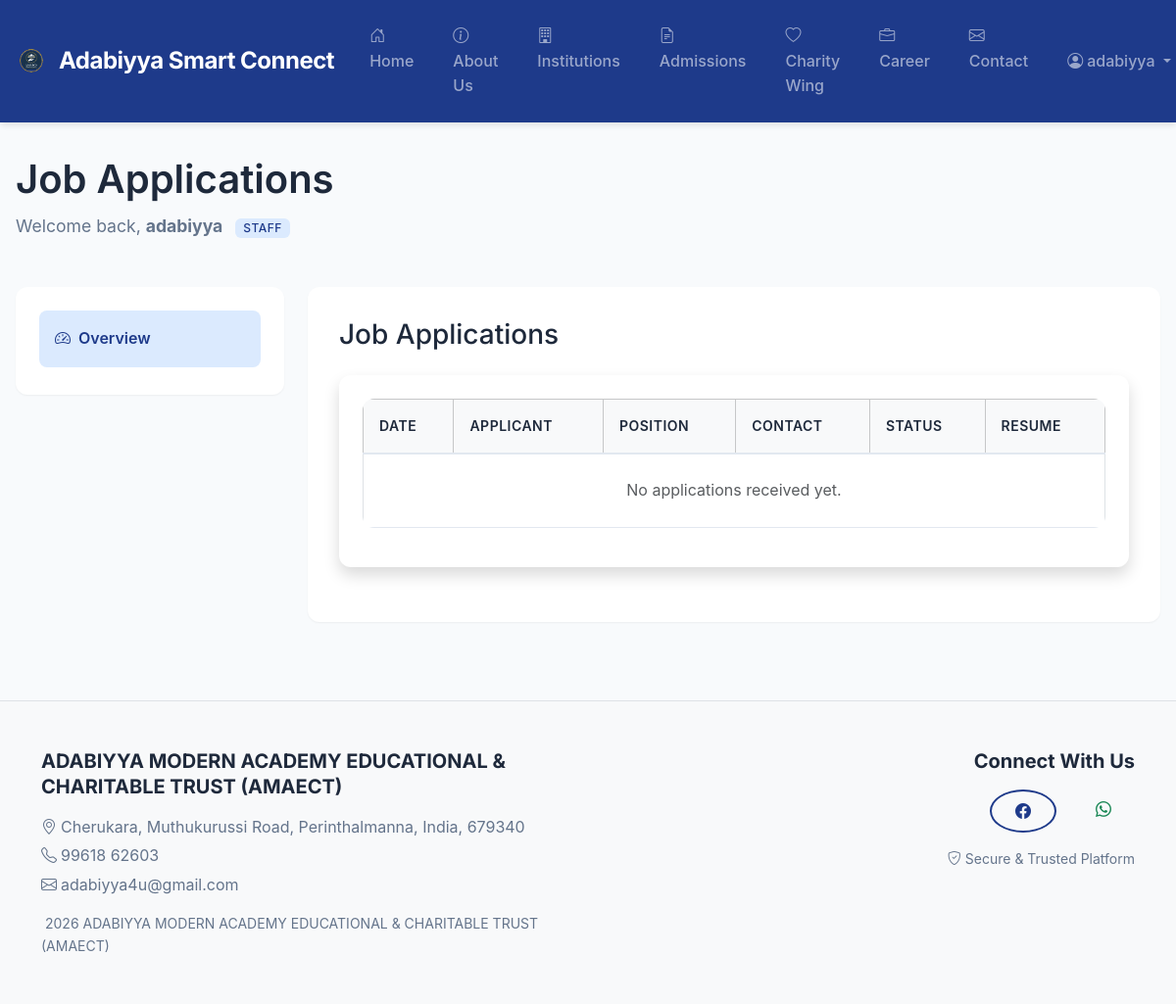
/dashboard/admin/applications/ (signed in), run on an earlier commit of the app's database.
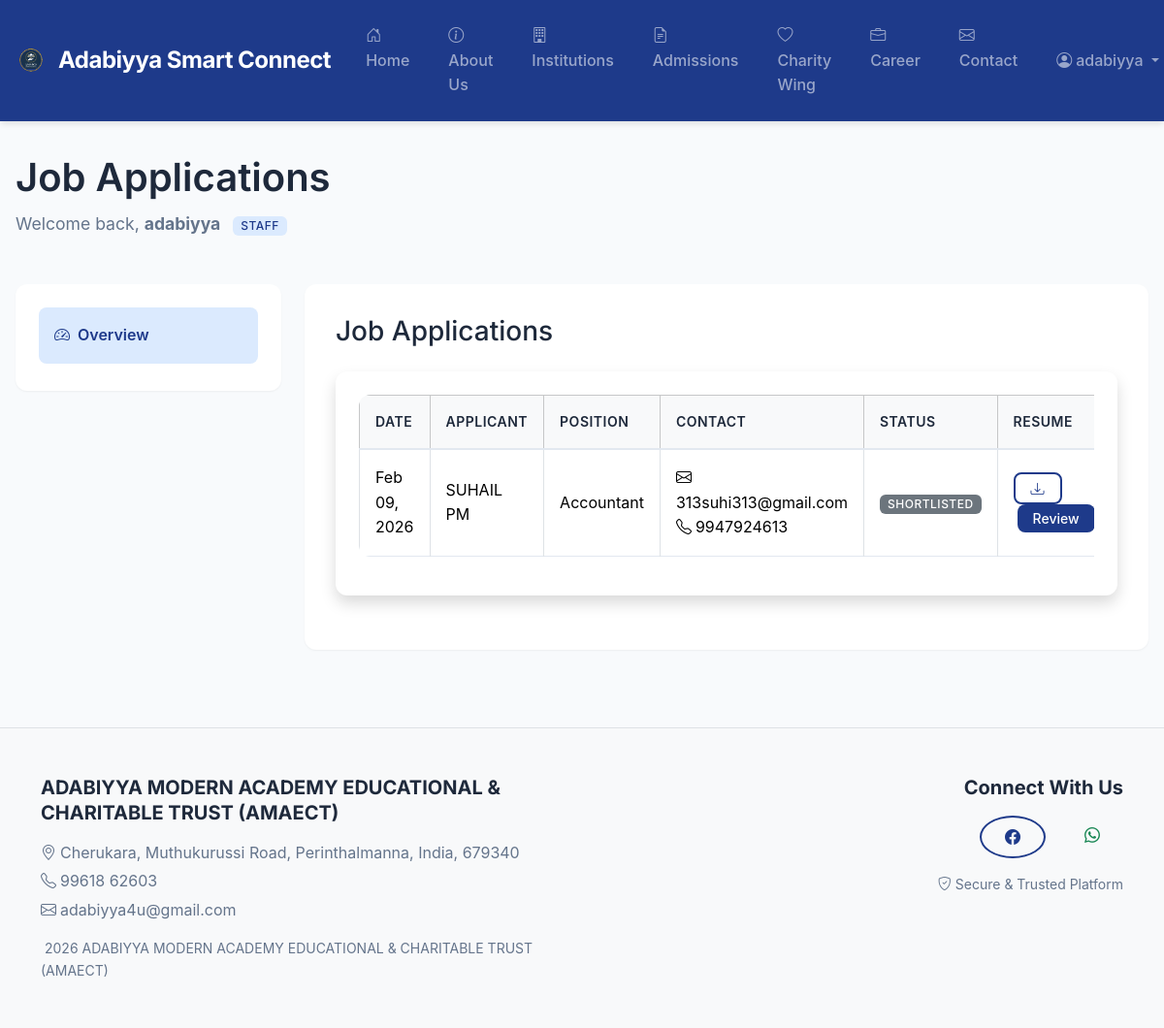
And on a later commit of the database.
### core/models.py (models this page shows, shortened)
class JobApplication(models.Model):
    STATUS_PENDING = 'PENDING'
    STATUS_REVIEWED = 'REVIEWED'
    STATUS_SHORTLISTED = 'SHORTLISTED'
    STATUS_REJECTED = 'REJECTED'
    STATUS_CHOICES = [
        (STATUS_PENDING, 'Pending Review'),
        (STATUS_REVIEWED, 'Reviewed'),
        (STATUS_SHORTLISTED, 'Shortlisted'),
        (STATUS_REJECTED, 'Rejected'),
    ]
    job = models.ForeignKey(JobOpening, on_delete=models.CASCADE, related_name='applications')
    full_name = models.CharField(max_length=255)
    email = models.EmailField()
    phone = models.CharField(max_length=20)
    resume = models.FileField(upload_to='resumes/')
    cover_letter = models.TextField(blank=True)
    status = models.CharField(max_length=20, choices=STATUS_CHOICES, default=STATUS_PENDING)
    submitted_at = models.DateTimeField(auto_now_add=True)
    class Meta:
        ordering = ["-submitted_at"]
        verbose_name = _("Job Application")
        verbose_name_plural = _("Job Applications")

class JobOpening(models.Model):
    title = models.CharField(max_length=255)
    description = models.TextField()
    application_link = models.URLField(blank=True, help_text=_("External link or mailto: syntax."))
    is_active = models.BooleanField(default=True)
    posted_at = models.DateTimeField(auto_now_add=True)
    class Meta:
        ordering = ["-posted_at"]
        verbose_name = _("Job Opening")
        verbose_name_plural = _("Job Openings")

### core/views.py (the view)
# urls.py: path("dashboard/admin/applications/", views.JobApplicationListView.as_view(), name="job_application_list"),
class JobApplicationListView(RoleRequiredMixin, ListView):
    model = JobApplication
    template_name = "core/job_application_list.html"
    context_object_name = 'applications'
    allowed_roles = [User.Roles.ADMIN]

### accounts/permissions.py (called while the page is built)
    def test_func(self) -> bool:
        user: User = self.request.user
        if not user.is_authenticated:
            return False
        if not self.allowed_roles:
            return True
        return user.role in self.allowed_roles or user.is_superuser

### templates/core/job_application_list.html
{% extends "core/dashboard_base.html" %}
{% load static %}
{% block dashboard_title %}Job Applications{% endblock %}
{% block dashboard_content %}
<div class="d-flex justify-content-between align-items-center mb-4">
    <h1 class="h3 mb-0 text-gray-800">Job Applications</h1>
</div>
<div class="card shadow mb-4">
    <div class="card-body">
        <div class="table-responsive">
            <table class="table table-bordered table-hover" width="100%" cellspacing="0">
                <thead class="table-light">
                    <tr>
                        <th>Date</th>
                        <th>Applicant</th>
                        <th>Position</th>
                        <th>Contact</th>
                        <th>Status</th>
                        <th>Resume</th>
                    </tr>
                </thead>
                <tbody>
                    {% for app in applications %}
                    <tr>
                        <td>{{ app.submitted_at|date:"M d, Y" }}</td>
                        <td>{{ app.full_name }}</td>
                        <td>{{ app.job.title }}</td>
                        <td>
                            <div><i class="bi bi-envelope me-1"></i>{{ app.email }}</div>
                            <div><i class="bi bi-telephone me-1"></i>{{ app.phone }}</div>
                        </td>
                        <td>
                            <span class="badge bg-secondary">{{ app.get_status_display }}</span>
                        </td>
                        <td>
                            {% if app.resume %}
                            <a href="{{ app.resume.url }}" class="btn btn-sm btn-outline-primary" target="_blank" title="Download Resume">
                                <i class="bi bi-download"></i>
                            </a>
                            {% else %}
                            <span class="text-muted small">No file</span>
                            {% endif %}
                            <a href="{% url 'core:job_application_review' app.pk %}" class="btn btn-sm btn-primary ms-1">
                                Review
                            </a>
                        </td>
                    </tr>
                    {% empty %}
                    <tr>
                        <td colspan="6" class="text-center py-4 text-muted">No applications received yet.</td>
                    </tr>
                    {% endfor %}
                </tbody>
            </table>
        </div>
    </div>
</div>
{% endblock %}

What changed in the data, as far as the page shows it:
added JobApplication: submitted_at "Feb 09, 2026", full_name "SUHAIL PM", job "Accountant", email "313suhi313@gmail.com", phone "9947924613", status "SHORTLISTED"
Also different on the page:
text no longer shown: "No applications received yet."
